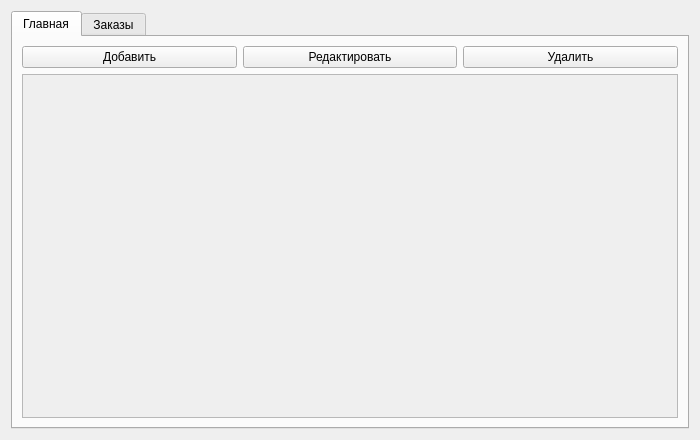
<?xml version="1.0" encoding="UTF-8"?>
<ui version="4.0">
 <class>Main_Form</class>
 <widget class="QWidget" name="Main_Form">
  <property name="geometry">
   <rect>
    <x>0</x>
    <y>0</y>
    <width>700</width>
    <height>440</height>
   </rect>
  </property>
  <property name="windowTitle">
   <string>Form</string>
  </property>
  <layout class="QVBoxLayout" name="verticalLayout">
   <item>
    <widget class="QTabWidget" name="tabWidget">
     <property name="currentIndex">
      <number>0</number>
     </property>
     <widget class="QWidget" name="menu">
      <attribute name="title">
       <string>Главная</string>
      </attribute>
      <layout class="QVBoxLayout" name="verticalLayout_3">
       <item>
        <layout class="QVBoxLayout" name="verticalLayout_2">
         <item>
          <layout class="QHBoxLayout" name="horizontalLayout">
           <item>
            <widget class="QPushButton" name="pushButton_add">
             <property name="text">
              <string>Добавить</string>
             </property>
            </widget>
           </item>
           <item>
            <widget class="QPushButton" name="pushButton_edit">
             <property name="text">
              <string>Редактировать</string>
             </property>
            </widget>
           </item>
           <item>
            <widget class="QPushButton" name="pushButton_delete">
             <property name="text">
              <string>Удалить</string>
             </property>
            </widget>
           </item>
          </layout>
         </item>
         <item>
          <widget class="QScrollArea" name="scrollArea">
           <property name="widgetResizable">
            <bool>true</bool>
           </property>
           <widget class="QWidget" name="scrollAreaWidgetContents_2">
            <property name="geometry">
             <rect>
              <x>0</x>
              <y>0</y>
              <width>654</width>
              <height>343</height>
             </rect>
            </property>
            <layout class="QVBoxLayout" name="verticalLayout_5">
             <item>
              <layout class="QVBoxLayout" name="verticalLayout_4"/>
             </item>
            </layout>
           </widget>
          </widget>
         </item>
        </layout>
       </item>
      </layout>
     </widget>
     <widget class="QWidget" name="orders">
      <attribute name="title">
       <string>Заказы</string>
      </attribute>
      <layout class="QVBoxLayout" name="verticalLayout_7">
       <item>
        <layout class="QVBoxLayout" name="verticalLayout_6">
         <item>
          <widget class="QComboBox" name="comboBox"/>
         </item>
         <item>
          <widget class="QTableView" name="tableView"/>
         </item>
        </layout>
       </item>
      </layout>
     </widget>
    </widget>
   </item>
  </layout>
 </widget>
 <resources/>
 <connections/>
</ui>
